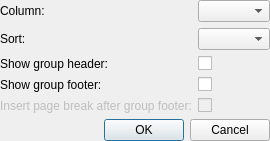
<?xml version="1.0" encoding="UTF-8"?>
<ui version="4.0">
 <comment> * This file is part of the KDE project
 * Copyright (C) 2001-2007 by OpenMFG, LLC (info@openmfg.com)
 * Copyright (C) 2007-2008 by Adam Pigg (adam@piggz.co.uk)
 * Copyright (C) 2012 by Friedrich W. H. Kossebau (kossebau@kde.org)
 *
 * This library is free software; you can redistribute it and/or
 * modify it under the terms of the GNU Lesser General Public
 * License as published by the Free Software Foundation; either
 * version 2.1 of the License, or (at your option) any later version.
 *
 * This library is distributed in the hope that it will be useful,
 * but WITHOUT ANY WARRANTY; without even the implied warranty of
 * MERCHANTABILITY or FITNESS FOR A PARTICULAR PURPOSE. See the GNU
 * Lesser General Public License for more details.
 *
 * You should have received a copy of the GNU Lesser General Public
 * License along with this library.  If not, see http://www.gnu.org/licenses/.</comment>
 <class>DetailGroupSectionDialog</class>
 <widget class="QWidget" name="DetailGroupSectionDialog">
  <property name="geometry">
   <rect>
    <x>0</x>
    <y>0</y>
    <width>269</width>
    <height>115</height>
   </rect>
  </property>
  <layout class="QFormLayout" name="formLayout">
   <property name="leftMargin">
    <number>0</number>
   </property>
   <property name="topMargin">
    <number>0</number>
   </property>
   <property name="rightMargin">
    <number>0</number>
   </property>
   <property name="bottomMargin">
    <number>0</number>
   </property>
   <item row="0" column="0">
    <widget class="QLabel" name="lblColumn">
     <property name="text">
      <string>Column:</string>
     </property>
    </widget>
   </item>
   <item row="0" column="1">
    <widget class="QComboBox" name="cbColumn">
     <property name="sizePolicy">
      <sizepolicy hsizetype="MinimumExpanding" vsizetype="Fixed">
       <horstretch>0</horstretch>
       <verstretch>0</verstretch>
      </sizepolicy>
     </property>
    </widget>
   </item>
   <item row="1" column="0">
    <widget class="QLabel" name="lblSort">
     <property name="text">
      <string>Sort:</string>
     </property>
    </widget>
   </item>
   <item row="1" column="1">
    <widget class="QComboBox" name="cbSort">
     <property name="sizePolicy">
      <sizepolicy hsizetype="Expanding" vsizetype="Fixed">
       <horstretch>0</horstretch>
       <verstretch>0</verstretch>
      </sizepolicy>
     </property>
    </widget>
   </item>
   <item row="2" column="0">
    <widget class="QLabel" name="label">
     <property name="text">
      <string>Show group header:</string>
     </property>
    </widget>
   </item>
   <item row="2" column="1">
    <widget class="QCheckBox" name="cbHead">
     <property name="text">
      <string/>
     </property>
    </widget>
   </item>
   <item row="3" column="0">
    <widget class="QLabel" name="label_2">
     <property name="text">
      <string>Show group footer:</string>
     </property>
    </widget>
   </item>
   <item row="3" column="1">
    <widget class="QCheckBox" name="cbFoot">
     <property name="text">
      <string/>
     </property>
    </widget>
   </item>
   <item row="4" column="0">
    <widget class="QLabel" name="breakAfterFooterLabel">
     <property name="enabled">
      <bool>false</bool>
     </property>
     <property name="text">
      <string>Insert page break after group footer:</string>
     </property>
    </widget>
   </item>
   <item row="4" column="1">
    <widget class="QCheckBox" name="breakAfterFooter">
     <property name="enabled">
      <bool>false</bool>
     </property>
     <property name="text">
      <string/>
     </property>
    </widget>
   </item>
   <item row="5" column="0" colspan="2">
    <widget class="QDialogButtonBox" name="buttonBox">
     <property name="standardButtons">
      <set>QDialogButtonBox::Cancel|QDialogButtonBox::Ok</set>
     </property>
    </widget>
   </item>
  </layout>
 </widget>
 <resources/>
 <connections>
  <connection>
   <sender>cbFoot</sender>
   <signal>toggled(bool)</signal>
   <receiver>breakAfterFooter</receiver>
   <slot>setEnabled(bool)</slot>
   <hints>
    <hint type="sourcelabel">
     <x>20</x>
     <y>20</y>
    </hint>
    <hint type="destinationlabel">
     <x>20</x>
     <y>20</y>
    </hint>
   </hints>
  </connection>
  <connection>
   <sender>cbFoot</sender>
   <signal>toggled(bool)</signal>
   <receiver>breakAfterFooterLabel</receiver>
   <slot>setEnabled(bool)</slot>
   <hints>
    <hint type="sourcelabel">
     <x>20</x>
     <y>20</y>
    </hint>
    <hint type="destinationlabel">
     <x>20</x>
     <y>20</y>
    </hint>
   </hints>
  </connection>
 </connections>
</ui>
